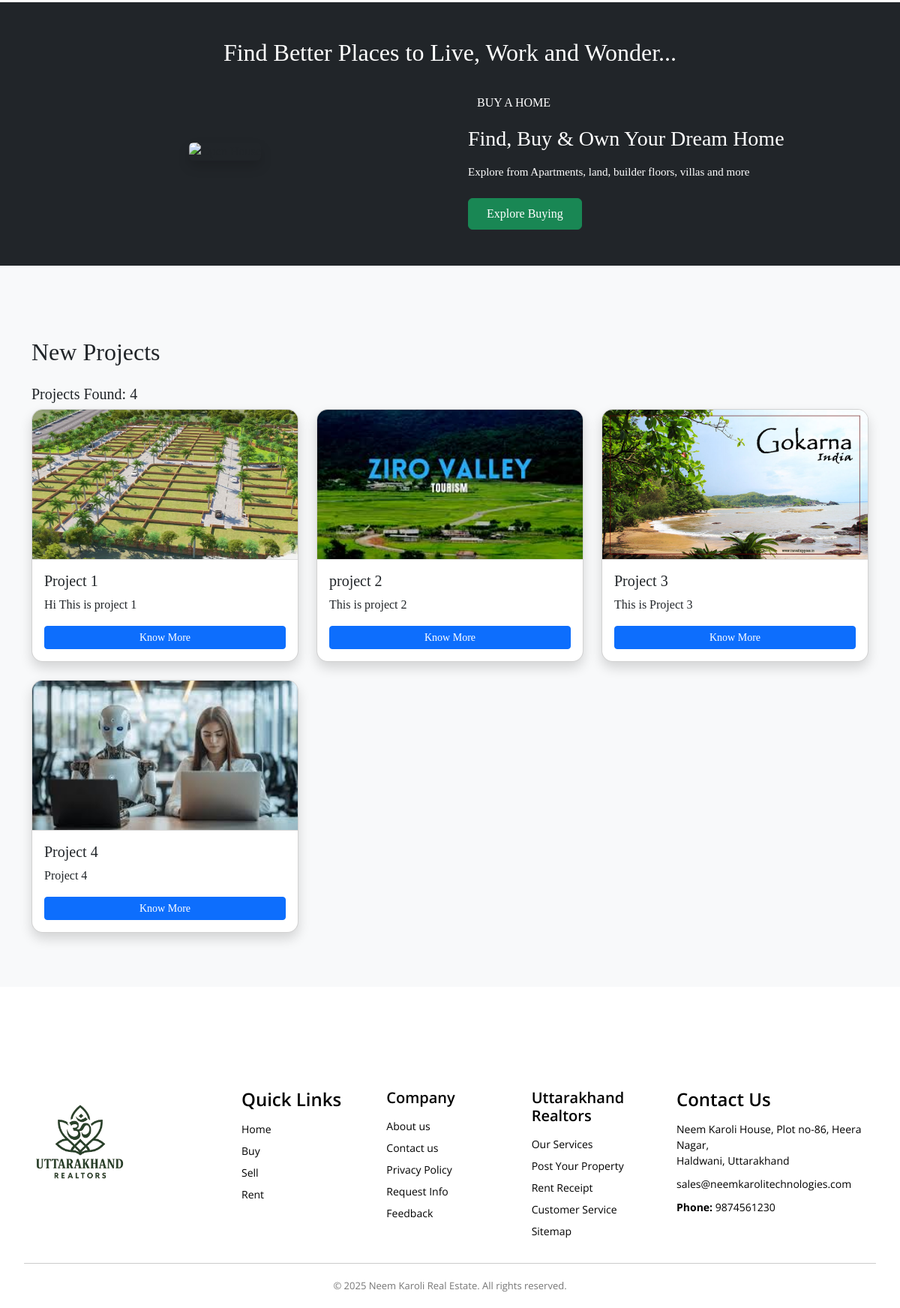
The app's page / (lower part), older data.
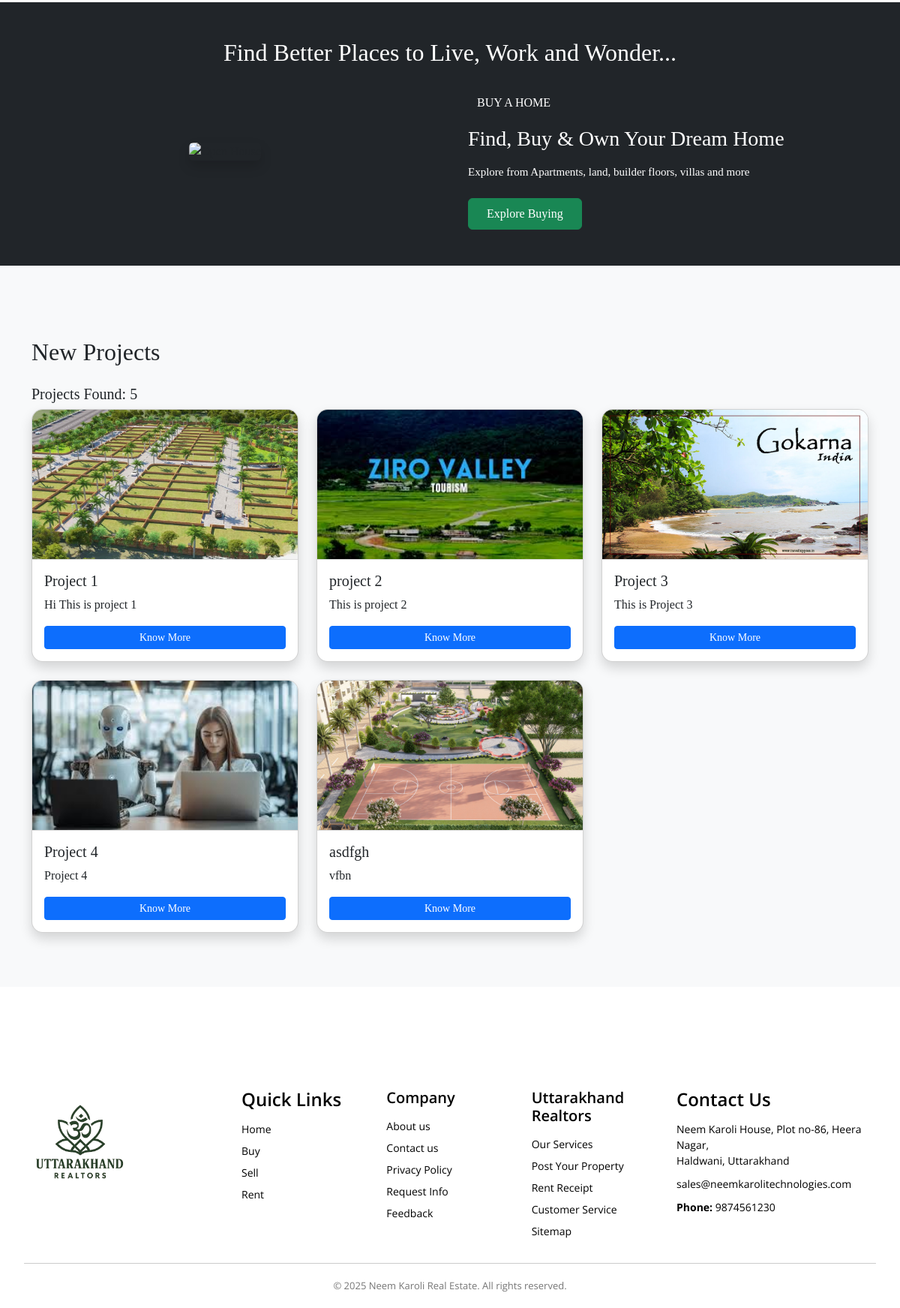
The same page, newer data.
### my_app/models.py (models this page shows, shortened)
class newProject(models.Model):
    title = models.CharField(max_length=200, null=True, blank=True)
    image = models.ImageField(upload_to="newProject/images")
    summary = models.TextField(max_length=200, null=True, blank=True)
    pdf = models.FileField(upload_to="newProject/pdfs", null=True, blank=True)

### my_app/views.py (the view, shortened to what this page needs)
# urls.py: path('', views.home, name="index"),
def home(request):
    form = PropertySearchForm(request.GET or None)
    results = None
    projects = newProject.objects.all()
    return render(request, 'index.html', {
        'form': form,
        'projects': projects
    })

### my_app/models.py (called while the page is built)
    def __str__(self): return self.name

    def __str__(self): return self.name

    def __str__(self): return self.name

### my_app/templates/index.html (shortened to what this page needs)
{% extends 'common.html' %}
{% block content %}
  <div class="container-fluid bg-dark py-5">
    <div class="row align-items-center">
      <div class="col-12 mb-4">
        <h2 class="text-center text-white">Find Better Places to Live, Work and Wonder...</h2>
      </div>
      <div class="col-lg-6 mb-4 text-center">
        <img src="https://assets-global.website-files.com/619e763bb3de7b56e6107aeb/61f2b0e1f0a732ae15de4d98_open-house-ideas-header-image-scaled.jpeg" alt="Open House" class="img-fluid rounded shadow" style="max-width: 100%; height: 400px;" />
      </div>
      <div class="col-lg-6 px-4">
        <h6 class="text-white mb-3" style=" padding: 6px 12px; display: inline-block; border-radius: 4px;">BUY A HOME</h6>
        <h3 class="text-white mb-3">Find, Buy & Own Your Dream Home</h3>
        <p class="text-white mb-4" style="font-size: 15px;">Explore from Apartments, land, builder floors, villas and more</p>
        <button class="btn btn-success px-4 py-2">Explore Buying</button>
      </div>
    </div>
  </div>
 <section id="projects" class="bg-light py-5">
  <div class="container mt-5">
    <h2 class="mb-4">New Projects</h2>
    <h5>Projects Found: {{ projects|length }}</h5>
    <div class="row">
      {% for project in projects %}
        <div class="col-md-4">
          <div class="card shadow mb-4">
            <img src="{{ project.image.url }}" class="card-img-top" alt="Project Image" style="height: 200px; object-fit: cover;" />
            <div class="card-body">
              <h5 class="card-title">{{ project.title }}</h5>
              <p class="card-text">
                {{ project.summary|truncatewords:20 }}
              </p>
              {% if project.pdf %}
                <a href="{{ project.pdf.url }}" class="btn btn-primary btn-sm w-100" target="_blank">Know More</a>
              {% else %}
                <button class="btn btn-secondary btn-sm" disabled>No PDF</button>
              {% endif %}
            </div>
          </div>
        </div>
      {% empty %}
        <p>No projects available right now.</p>
      {% endfor %}
    </div>
  </div>
</section>
{% endblock %}

Row changes from the older to the newer data that the page shows:
added newProject: image (picture), title "asdfgh", summary "vfbn"
Text that changed along with them:
{{ projects|length }}: "4" → "5"
